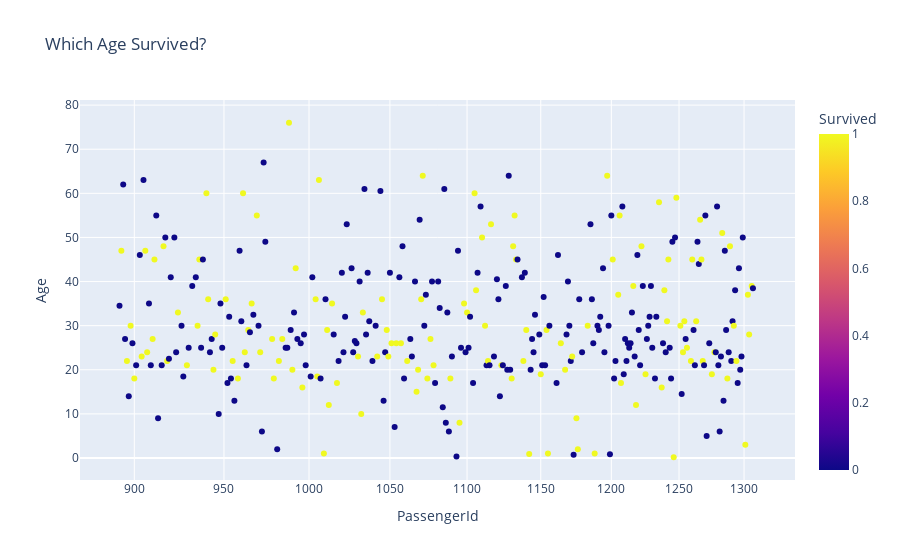

Notebook source saved alongside this figure:
### Code cell
df = pd.read_csv('tested.csv')

for template in ["plotly"]:
    fig = px.scatter(df,
                     x="PassengerId", y="Age", color="Survived",
                     log_x=True, size_max=20,
                     template=template, title="Which Age Survived?")
    fig.show()

### Figure 1 — Plotly figure (JSON) as saved in the notebook; plotly's stock layout.template omitted (floating-point values rounded to 4 significant figures; data arrays with more than 128 entries replaced by an {"elided": "..."} marker saying what was removed)
{"data": [{"hovertemplate": "PassengerId=%{x}<br>Age=%{y}<br>Survived=%{marker.color}<extra></extra>", "legendgroup": "", "marker": {"color": {"elided": "418 int values"}, "coloraxis": "coloraxis", "symbol": "circle"}, "mode": "markers", "name": "", "orientation": "v", "showlegend": false, "type": "scatter", "x": {"elided": "418 int values"}, "xaxis": "x", "y": {"elided": "418 float values"}, "yaxis": "y"}], "layout": {"coloraxis": {"colorbar": {"title": {"text": "Survived"}}, "colorscale": [[0, "#0d0887"], [0.1111, "#46039f"], [0.2222, "#7201a8"], [0.3333, "#9c179e"], [0.4444, "#bd3786"], [0.5556, "#d8576b"], [0.6667, "#ed7953"], [0.7778, "#fb9f3a"], [0.8889, "#fdca26"], [1, "#f0f921"]]}, "legend": {"tracegroupgap": 0}, "title": {"text": "Which Age Survived?"}, "xaxis": {"anchor": "y", "domain": [0, 1], "title": {"text": "PassengerId"}, "type": "log"}, "yaxis": {"anchor": "x", "domain": [0, 1], "title": {"text": "Age"}}}}
